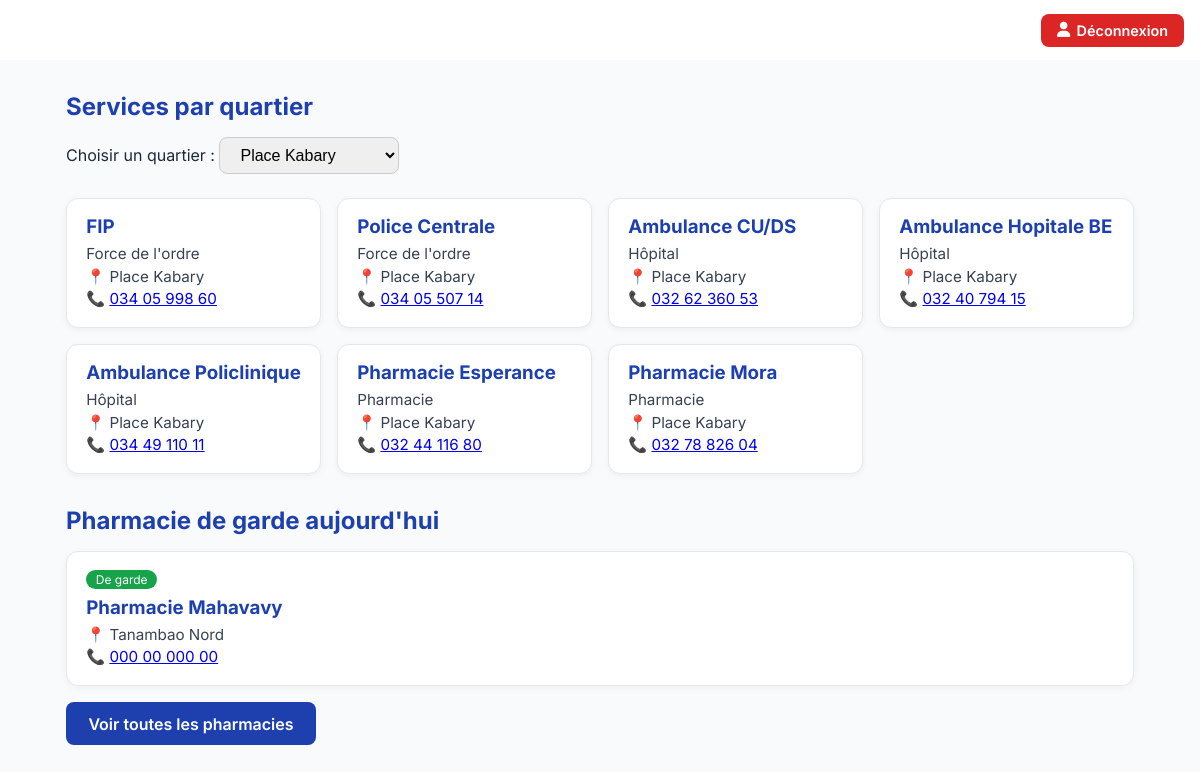
The page /client/service-urgence.php?id_quartier=1 (signed in) on the database its author committed.
### tables this page shows
CREATE TABLE `service` (
  `id_service` int(11) NOT NULL,
  `libelle` varchar(255) NOT NULL,
  `telephone` varchar(50) NOT NULL,
  `adresse` varchar(255) NOT NULL,
  `latitude` decimal(10,7) DEFAULT NULL,
  `longitude` decimal(10,7) DEFAULT NULL,
  `id_quartier` int(11) NOT NULL,
  `id_type` int(11) NOT NULL,
  `actif` tinyint(1) NOT NULL DEFAULT 1,
  `description` text DEFAULT NULL,
  `date_creation` timestamp NOT NULL DEFAULT current_timestamp(),
  `date_modification` timestamp NOT NULL DEFAULT current_timestamp() ON UPDATE current_timestamp()
);

CREATE TABLE `type_service` (
  `id_type` int(11) NOT NULL,
  `nom_type` varchar(100) NOT NULL
);

CREATE TABLE `quartier` (
  `id_quartier` int(11) NOT NULL,
  `nom_quartier` varchar(100) NOT NULL,
  `latitude` decimal(10,7) DEFAULT NULL,
  `longitude` decimal(10,7) DEFAULT NULL
);

### includes/db_connect.php (called while the page is built, shortened)
<?php
function getQuartiers($pdo) {
    $stmt = $pdo->query("SELECT id_quartier, nom_quartier FROM quartier ORDER BY nom_quartier");
    return $stmt->fetchAll(PDO::FETCH_ASSOC);
}
function getPharmacieGarde($pdo) {
    $today = date('Y-m-d');
    $stmt = $pdo->prepare("
        SELECT s.libelle AS nom_service, s.telephone AS numero_telephone, q.nom_quartier
        FROM garde g
        JOIN service s ON g.id_service = s.id_service
        JOIN type_service ts ON s.id_type = ts.id_type
        JOIN quartier q ON s.id_quartier = q.id_quartier
        WHERE :today BETWEEN g.date_debut AND g.date_fin
          AND ts.nom_type = 'Pharmacie'
          AND s.actif = 1
        ORDER BY g.date_debut DESC
        LIMIT 1
    ");
    $stmt->execute(['today' => $today]);
    $result = $stmt->fetch(PDO::FETCH_ASSOC);
    return $result ?: null;
}
function getServices($pdo, $id_quartier = null) {
    $sql = "
        SELECT s.libelle AS nom_service, s.telephone AS numero_telephone, ts.nom_type AS nom_categorie, q.nom_quartier
        FROM service s
        JOIN type_service ts ON s.id_type = ts.id_type
        JOIN quartier q ON s.id_quartier = q.id_quartier
        WHERE s.actif = 1
    ";
    if ($id_quartier) {
        $sql .= " AND s.id_quartier = :id_quartier";
    }
    $sql .= " ORDER BY ts.nom_type, s.libelle";
    $stmt = $pdo->prepare($sql);
    if ($id_quartier) {
        $stmt->execute(['id_quartier' => $id_quartier]);
    } else {
        $stmt->execute();
    }
    return $stmt->fetchAll(PDO::FETCH_ASSOC);
}
?>

### client/service-urgence.php (the view, shortened to what this page needs)
<?php
require_once '../includes/db_connect.php';
$id_quartier = $_GET['id_quartier'] ?? null;
$quartiers = getQuartiers($pdo);
$services = getServices($pdo, $id_quartier ?: null);
$pharmacieGarde = getPharmacieGarde($pdo);
?>
<!DOCTYPE html>
<html lang="fr">
<head>
</head>
<body>
<?php include '../includes/header.php' ?>
    <section class="section-services">
        <h2 class="section-title">Services par quartier</h2>
        <form method="GET" class="filtre-quartier">
            <label for="id_quartier">Choisir un quartier :</label>
            <select name="id_quartier" id="id_quartier" onchange="this.form.submit()">
                <?php foreach ($quartiers as $q): ?>
                    <option value="<?= $q['id_quartier'] ?>" <?= (string)$id_quartier === (string)$q['id_quartier'] ? 'selected' : '' ?>>
                        <?= htmlspecialchars($q['nom_quartier']) ?>
                    </option>
                <?php endforeach; ?>
            </select>
        </form>
        <?php if (count($services) > 0): ?>
            <div class="grid-cards">
                <?php foreach ($services as $s): ?>
                    <div class="card">
                        <h3><?= htmlspecialchars($s['nom_service']) ?></h3>
                        <p><?= htmlspecialchars($s['nom_categorie']) ?></p>
                        <p>📍 <?= htmlspecialchars($s['nom_quartier']) ?></p>
                        <?php if (!empty($s['numero_telephone'])): ?>
                            <p>📞 <a href="tel:<?= htmlspecialchars($s['numero_telephone']) ?>"><?= htmlspecialchars($s['numero_telephone']) ?></a></p>
                        <?php endif; ?>
                    </div>
                <?php endforeach; ?>
            </div>
        <?php else: ?>
            <p class="aucun-resultat">Aucun service trouvé pour ce quartier.</p>
        <?php endif; ?>
    </section>
    <section class="section-pharmacies">
        <h2 class="section-title">Pharmacie de garde aujourd'hui</h2>
        <?php if ($pharmacieGarde): ?>
            <div class="grid-cards">
                <div class="card">
                    <span class="badge-garde">De garde</span>
                    <h3><?= htmlspecialchars($pharmacieGarde['nom_service']) ?></h3>
                    <p>📍 <?= htmlspecialchars($pharmacieGarde['nom_quartier']) ?></p>
                    <?php if (!empty($pharmacieGarde['numero_telephone'])): ?>
                        <p>📞 <a href="tel:<?= htmlspecialchars($pharmacieGarde['numero_telephone']) ?>"><?= htmlspecialchars($pharmacieGarde['numero_telephone']) ?></a></p>
                    <?php endif; ?>
                </div>
            </div>
        <?php else: ?>
            <p class="aucun-resultat">Aucune pharmacie de garde enregistrée pour aujourd'hui.</p>
        <?php endif; ?>
        <a href="pharmacies.php" class="btn-primary">Voir toutes les pharmacies</a>
    </section>
</body>
</html>

### asset/css/home.css (style rules this page uses)
:root { --bg-light: #f8fafc; --bg-white: #ffffff; --blue-deep: #1e40af; --blue-deep-dark: #1e3a8a; --red-emergency: #dc2626; --pharmacie-accent: #63e6be; --text-dark: #1e293b; --text-muted: #64748b; --transition: all 0.25s ease; }
* { margin: 0; padding: 0; box-sizing: border-box; -webkit-tap-highlight-color: transparent; }
html, body { font-family: 'Inter', sans-serif; background: var(--bg-light); color: var(--text-dark); }

### client/service-urgence.php (style rules this page uses)
:root { --primary: #1e40af; --primary-dark: #1a3a99; --border-color: #dcdfe3; --text-main: #2d3436; --text-muted: #6b7280; --radius: 8px; --shadow: 0 2px 10px rgba(0,0,0,0.08); }
body { font-family: 'Segoe UI', Arial, sans-serif; }
.section-services, .section-pharmacies { max-width: 1100px; margin: 2rem auto; padding: 0 1rem; }
.section-title { font-size: 1.5rem; color: #1e40af; margin-bottom: 1rem; }
.filtre-quartier { margin-bottom: 1.5rem; }
.filtre-quartier select { padding: 0.5rem 1rem; border-radius: 8px; border: 1px solid #ccc; font-size: 1rem; }
.grid-cards { display: grid; grid-template-columns: repeat(auto-fit, minmax(240px, 1fr)); gap: 1rem; }
.card { background: #fff; border: 1px solid #e5e7eb; border-radius: 12px; padding: 1rem 1.2rem; box-shadow: 0 2px 6px rgba(0,0,0,0.05); }
.card h3 { margin: 0 0 0.4rem; color: #1e40af; }
.card p { margin: 0.2rem 0; color: #374151; font-size: 0.95rem; }
.badge-garde { display: inline-block; background: #16a34a; color: #fff; font-size: 0.75rem; padding: 0.15rem 0.6rem; border-radius: 999px; margin-bottom: 0.4rem; }
.btn-primary { display: inline-block; background: #1e40af; color: #fff; padding: 0.7rem 1.4rem; border-radius: 8px; text-decoration: none; font-weight: 600; margin-top: 1rem; }

### rows shown on the page
service: libelle "FIP", id_type.nom_type "Force de l'ordre", id_quartier.nom_quartier "Place Kabary", telephone "034 05 998 60"
service: libelle "Police Centrale", id_type.nom_type "Force de l'ordre", id_quartier.nom_quartier "Place Kabary", telephone "034 05 507 14"
service: libelle "Ambulance CU/DS", id_type.nom_type "Hôpital", id_quartier.nom_quartier "Place Kabary", telephone "032 62 360 53"
service: libelle "Ambulance Hopitale BE", id_type.nom_type "Hôpital", id_quartier.nom_quartier "Place Kabary", telephone "032 40 794 15"
service: libelle "Ambulance Policlinique", id_type.nom_type "Hôpital", id_quartier.nom_quartier "Place Kabary", telephone "034 49 110 11"
service: libelle "Pharmacie Esperance", id_type.nom_type "Pharmacie", id_quartier.nom_quartier "Place Kabary", telephone "032 44 116 80"
service: libelle "Pharmacie Mora", id_type.nom_type "Pharmacie", id_quartier.nom_quartier "Place Kabary", telephone "032 78 826 04"
service: libelle "Pharmacie Mahavavy", id_quartier.nom_quartier "Tanambao Nord", telephone "000 00 000 00"

### other values the page prints
form field id_quartier "Place Kabary"
